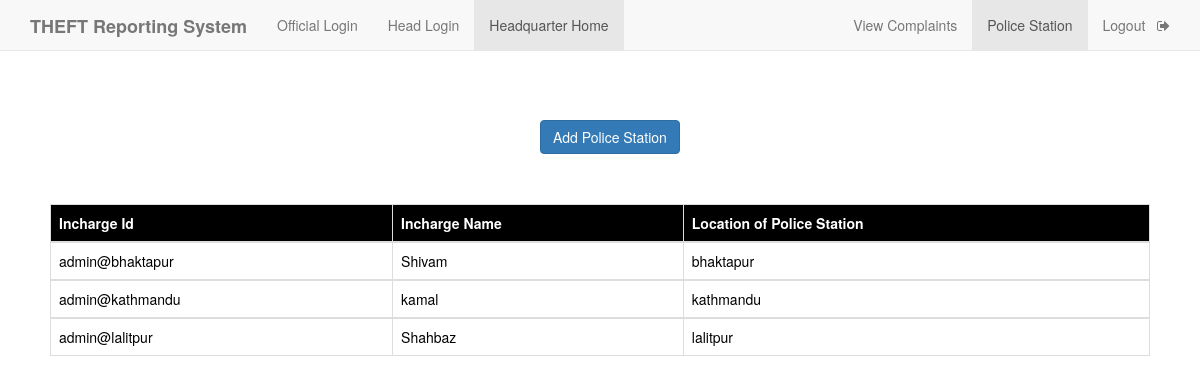
/Crime-Reporting-System/head_view_police_station.php (signed in), run on the app's committed database.
### tables this page shows
CREATE TABLE `police_station` (
  `i_id` varchar(50) NOT NULL,
  `i_name` varchar(50) NOT NULL,
  `location` varchar(50) NOT NULL,
  `i_pass` varchar(50) NOT NULL
);

### Crime-Reporting-System/head_view_police_station.php (the view, shortened to what this page needs)
<!DOCTYPE html>
<html>
<head>
    <?php
    $conn=mysqli_connect("localhost","root","","crime_portal");
    $query="select i_id,i_name,location from police_station";
    $result=mysqli_query($conn,$query);
    ?>
	<link rel="stylesheet" type="text/css" href="https://maxcdn.bootstrapcdn.com/bootstrap/3.3.5/css/bootstrap.min.css">
	<link rel="stylesheet" type="text/css" href="https://maxcdn.bootstrapcdn.com/font-awesome/4.4.0/css/font-awesome.min.css">
</head>
<body>
	<nav  class="navbar navbar-default navbar-fixed-top">
  <div class="container">
    <div class="navbar-header">
      <a class="navbar-brand" href="home.php"><b>THEFT Reporting System</b></a>
    </div>
    <div id="navbar" class="collapse navbar-collapse">
      <ul class="nav navbar-nav">
        <li><a href="official_login.php">Official Login</a></li>
        <li><a href="headlogin.php">Head Login</a></li>
        <li class="active"><a href="head_view_police_station.php">Headquarter Home</a></li>
      </ul>
      <ul class="nav navbar-nav navbar-right">
        <li><a href="headHome.php">View Complaints</a></li>
        <li class="active" ><a href="head_view_police_station.php">Police Station</a></li>
        <li><a href="h_logout.php">Logout &nbsp <i class="fa fa-sign-out" aria-hidden="true"></i></a></li>
      </ul>
    </div>
  </div>
 </nav>
 <div  style="margin-top: 10%;margin-left: 45%">
   <a href="police_station_add.php" class="btn btn-primary">Add Police Station</a>
 </div>
<div style="padding:50px;">
   <table class="table table-bordered">
    <thead class="thead-dark" style="background-color: black; color: white;">
      <tr>
        <th scope="col">Incharge Id</th>
        <th scope="col">Incharge Name</th>
        <th scope="col">Location of Police Station</th>
      </tr>
    </thead>
<?php
      while($rows=mysqli_fetch_assoc($result)){
    ?>
    <tbody style="background-color: white; color: black;">
      <tr>
        <td><?php echo $rows['i_id']; ?></td>
        <td><?php echo $rows['i_name']; ?></td>
        <td><?php echo $rows['location']; ?></td>
      </tr>
    </tbody>
    <?php
    }
    ?>
</table>
 </div>
</body>
</html>

### data on the page
police_station: i_id "admin@bhaktapur", i_name "Shivam", location "bhaktapur"
police_station: i_id "admin@kathmandu", i_name "kamal", location "kathmandu"
police_station: i_id "admin@lalitpur", i_name "Shahbaz", location "lalitpur"
